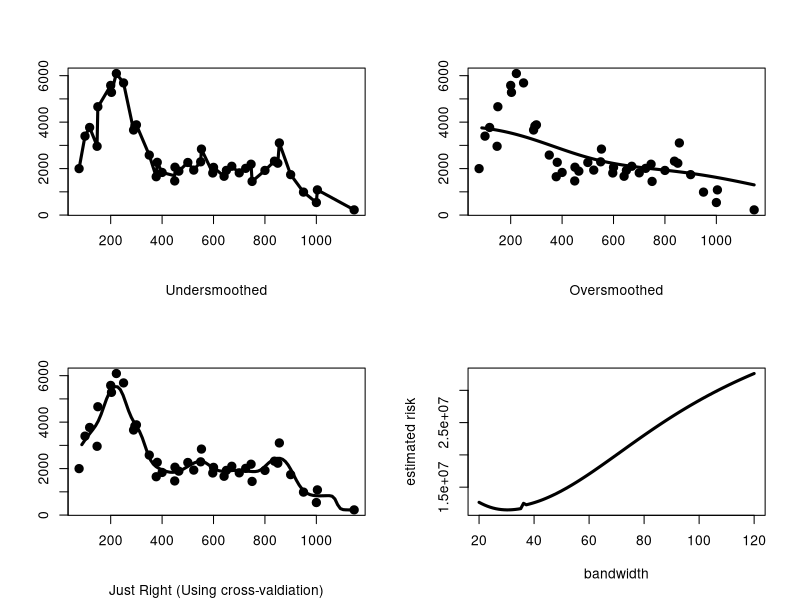
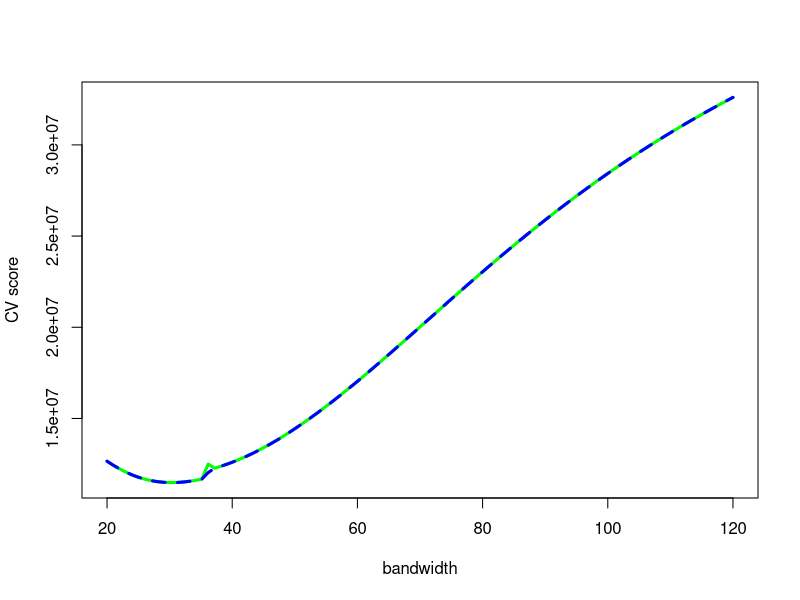
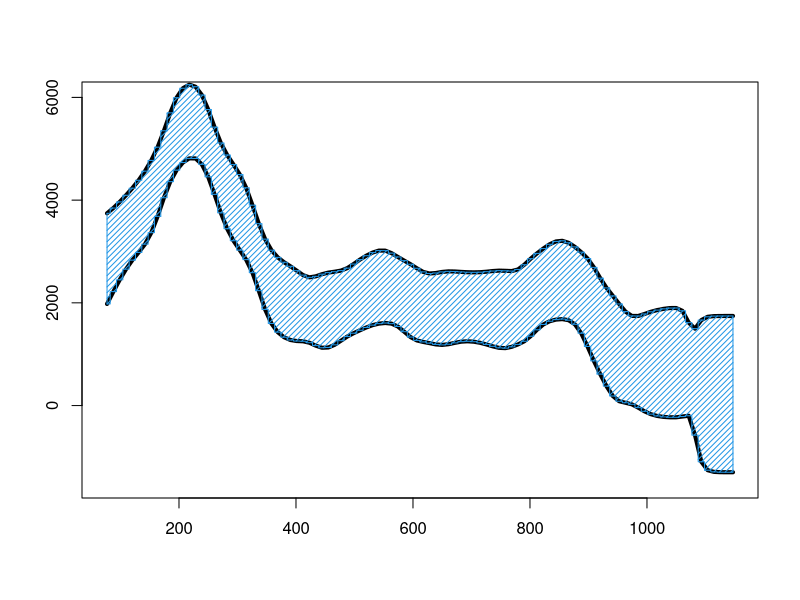

These charts were generated, in order, by the following R code:
kreg <- function(x, y, bandwidth, x.points) {
  bw <- bandwidth * 4 * qnorm(0.75)
  return(ksmooth(x, y, bandwidth=bw, x.points=x.points, kernel="normal"))
}

cv.exact.fun <- function(h,x,y){
     n <- length(x)
     nh <- length(h)
     cv <- rep(0,nh)
     risk <- rep(0,nh)
     temp <- rep(0,n)
     for(j in 1:nh){
          temp <- rep(0,n)
          for(i in 1:n){
               junk    <- kreg(x[-i], y[-i], bandwidth=h[j], x.points=x[i])$y
               temp[i] <- (junk - y[i])^2
               }
          risk[j] <- sum(temp,na.rm=T)
          }
     h.opt <- h[risk==min(risk)]
     return(list(risk=risk,h.opt=h.opt))
     }




cv.approx.fun <- function(h,x,y){
     o <- order(x)
     x <- x[o]
     y <- y[o]
     n    <- length(x)
     nh   <- length(h)
     cv   <- rep(0,nh)
     risk <- rep(0,nh)
     for(j in 1:nh){
          f <- kreg(x, y, bandwidth=h[j], x.points=x)$y
          w <- rep(0,n)
          for(i in 1:n){
               w[i] <- dnorm(0)/sum(dnorm((x[i]-x)/h[j]))
               }
          w <- 1/(1-w)^2
          risk[j] <- sum(w*(f-y)^2)
          }
     h.opt <- h[risk==min(risk)]
     return(list(risk=risk,h.opt=h.opt))
     }


###################################################



data1 <- scan("max_050801.dat")
data1 <- matrix(data1,ncol=4,byrow=T)
data2 <- scan("boom_050801.dat")
data2 <- matrix(data2,ncol=4,byrow=T)
data <- rbind(data1,data2)
x <- data[,1]
y <- data[,2]
data3 <- scan("dasi.dat");data3 <- matrix(data3,ncol=5,byrow=T)
x <- c(x,data3[,1])
y <- c(y,data3[,4])
o <- order(x)
x <- x[o]
y <- y[o]





#postscript("cmb.kernel.eps",horizontal=F,onefile=F,print.it=F)
par(mfrow=c(2,2))
xs <- (1:100)/100 * (max(x) - min(x)) + min(x)
plot(x,y,pch=19,xlab="",ylab="",sub="Undersmoothed",lwd=3)
f <- kreg(x, y, bandwidth=1, x.points=x);lines(f,lwd=3)
plot(x,y,pch=19,sub="Oversmoothed",xlab="",ylab="",lwd=3)
f <- kreg(x, y, bandwidth=200, x.points=xs);lines(f,lwd=3)
h     <- seq(20,120,length=100)
temp  <- cv.exact.fun(h,x,y)
h.opt <- temp$h.opt
plot(x,y,pch=19,sub="Just Right (Using cross-valdiation)",xlab="",ylab="",lwd=3)
f <- kreg(x, y, bandwidth=h.opt, x.points=xs);lines(f,lwd=3)
plot(h,temp$risk,type="l",lwd=3,xlab="bandwidth",ylab="estimated risk")
#dev.off()


#postscript("cmb.approx.cv.eps",horizontal=F,onefile=F,print.it=F)
par(mfrow=c(1,1))
temp  <- cv.exact.fun(h,x,y)
plot(h,temp$risk,type="l",lwd=3,xlab="bandwidth",ylab="CV score",col="green")
temp  <- cv.approx.fun(h,x,y)
lines(h,temp$risk,type="l",lwd=3,lty=2, col="blue")
#dev.off()


#postscript("cmb.kernel.envelope.eps",horizontal=F,onefile=F,print.it=F)
h <- h.opt
n <- length(x)

sigma <- sqrt(sum((y[-n] - y[-1])^2)/(2*(n-1)))
k     <- 100
grid  <- seq(min(x),max(x),length=k)
f <- kreg(x, y, bandwidth=h.opt, x.points=grid)$y
sd    <- rep(0,k)
ess   <- sd
for(i in 1:k){
     w <- dnorm(grid[i],x,h)
     w <- w/sum(w)
     sd[i]  <- sqrt(sum(w^2))
     ess[i] <- sum(dnorm(grid[i],x,h))
     }
se <- sigma*sd
m <- (max(x) - min(x))/(3*h)
alpha <- .05
q <- qnorm( (1+ (1-alpha)^(1/m))/2)
u <- f + q*se
l <- f - q*se
Grid <- (grid[-1]+grid[-k])/2
Grid <- rep(Grid,rep(2,k-1))
Grid <- c(min(grid),Grid,max(grid))
U <- rep(u,rep(2,k))
L <- rep(l,rep(2,k))
plot(grid,u,type="l",lwd=4,xlab="",ylab="",ylim=c(-1500,6000))
lines(grid,l,type="l",lwd=4)
polygon(c(Grid,rev(Grid)),c(L,rev(U)),density=25,col=4)
#dev.off()